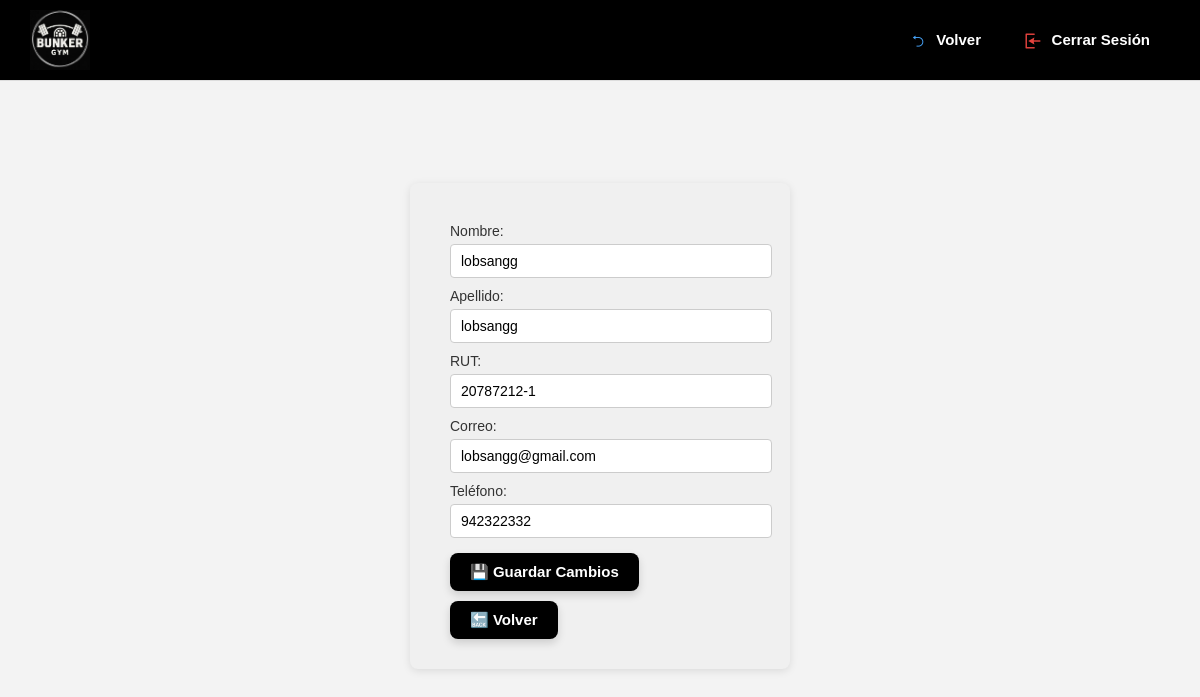
Screenshot of /modificar-cliente/3/ (signed in) with the database file from the repository.
### core/models.py (models this page shows, shortened)
class Cliente(models.Model):
    METODOS_PAGO = [
        ('Efectivo', 'Efectivo'),
        ('Debito', 'Débito'),
        ('Credito', 'Crédito'),
        ('Transferencia', 'Transferencia'),
    ]
    nombre = models.CharField(max_length=50)
    apellido = models.CharField(max_length=50)
    rut = models.CharField(max_length=12, unique=True)
    correo = models.EmailField()
    telefono = models.CharField(max_length=15)
    huella_template = models.BinaryField(null=True, blank=True)
    mensualidad = models.ForeignKey(Mensualidad, on_delete=models.SET_NULL, null=True, blank=True)
    plan_personalizado = models.ForeignKey(PlanPersonalizado, on_delete=models.SET_NULL, null=True, blank=True)
    metodo_pago = models.CharField(max_length=20, choices=METODOS_PAGO, null=True, blank=True)
    fecha_inicio_plan = models.DateField(default=timezone.now, null=True, blank=True)
    fecha_fin_plan = models.DateField(null=True, blank=True)

### core/views.py (the view)
    def wrapper(request, *args, **kwargs):
        admin_id = request.session.get('admin_id')
        if not admin_id:
            return redirect('login')
        try:
            request.admin = Admin.objects.get(id=admin_id)
        except Admin.DoesNotExist:
            return redirect('login')
        return view_func(request, *args, **kwargs)

### core/views.py (called while the page is built, shortened)
def admin_required(view_func):
    def wrapper(request, *args, **kwargs):
        admin_id = request.session.get('admin_id')
        if not admin_id:
            return redirect('login')
        try:
            request.admin = Admin.objects.get(id=admin_id)
        except Admin.DoesNotExist:
            return redirect('login')
        return view_func(request, *args, **kwargs)
    return wrapper

@admin_required
def modificar_cliente(request, cliente_id):
    cliente = get_object_or_404(Cliente, id=cliente_id)
    return render(request, 'core/modificar_cliente.html', {'cliente': cliente})

### core/templates/core/modificar_cliente.html (shortened to what this page needs)
{% extends 'core/home.html' %}
{% load static %}
{% block content %}
<div class="form-container">
    <form method="POST" class="formulario">
        <label>Nombre:</label>
        <input type="text" name="nombre" value="{{ cliente.nombre }}" required>
        <label>Apellido:</label>
        <input type="text" name="apellido" value="{{ cliente.apellido }}" required>
        <label>RUT:</label>
        <input type="text" name="rut" value="{{ cliente.rut }}" required>
        <label>Correo:</label>
        <input type="email" name="correo" value="{{ cliente.correo }}" required>
        <label>Teléfono:</label>
        <input type="text" name="telefono" value="{{ cliente.telefono }}" required>
        <button type="submit" class="btn-global" style="margin-top: 15px; margin-bottom: 10px;">💾 Guardar Cambios</button>
        <a href="{% url 'renovarCliente' %}" class="btn-global">🔙 Volver</a>
    </form>
</div>
{% endblock %}

### core/static/core/css/styles.css (style rules this page uses)
body { margin: 0; font-family: Arial, sans-serif; background-color: #f3f3f3; }
.btn-global { background-color: #000; color: white; padding: 10px 20px; border: none; border-radius: 8px; font-weight: bold; font-size: 15px; cursor: pointer; text-decoration: none; transition: background-color 0.3s ease, transform 0.2s ease; display: inline-block; box-shadow: 0 4px 8px rgba(0, 0, 0, 0.15); }
.form-container { display: flex; justify-content: center; align-items: center; padding: 50px 0; }
.formulario { background-color: #f0f0f0; padding: 30px 40px; border-radius: 8px; width: 300px; box-shadow: 0 2px 8px rgba(0, 0, 0, 0.1); margin-top: 110px; }
.formulario label { display: block; margin-top: 10px; font-size: 14px; color: #333; }
.formulario input, .formulario select { width: 100%; padding: 8px 10px; margin-top: 5px; border: 1px solid #ccc; border-radius: 4px; font-size: 14px; }
.form-container { display: flex; justify-content: center; align-items: center; height: 60vh; }

### rows the page displays
Cliente: nombre "lobsangg", apellido "lobsangg", rut "20787212-1", correo "lobsangg@gmail.com", telefono "942322332"
